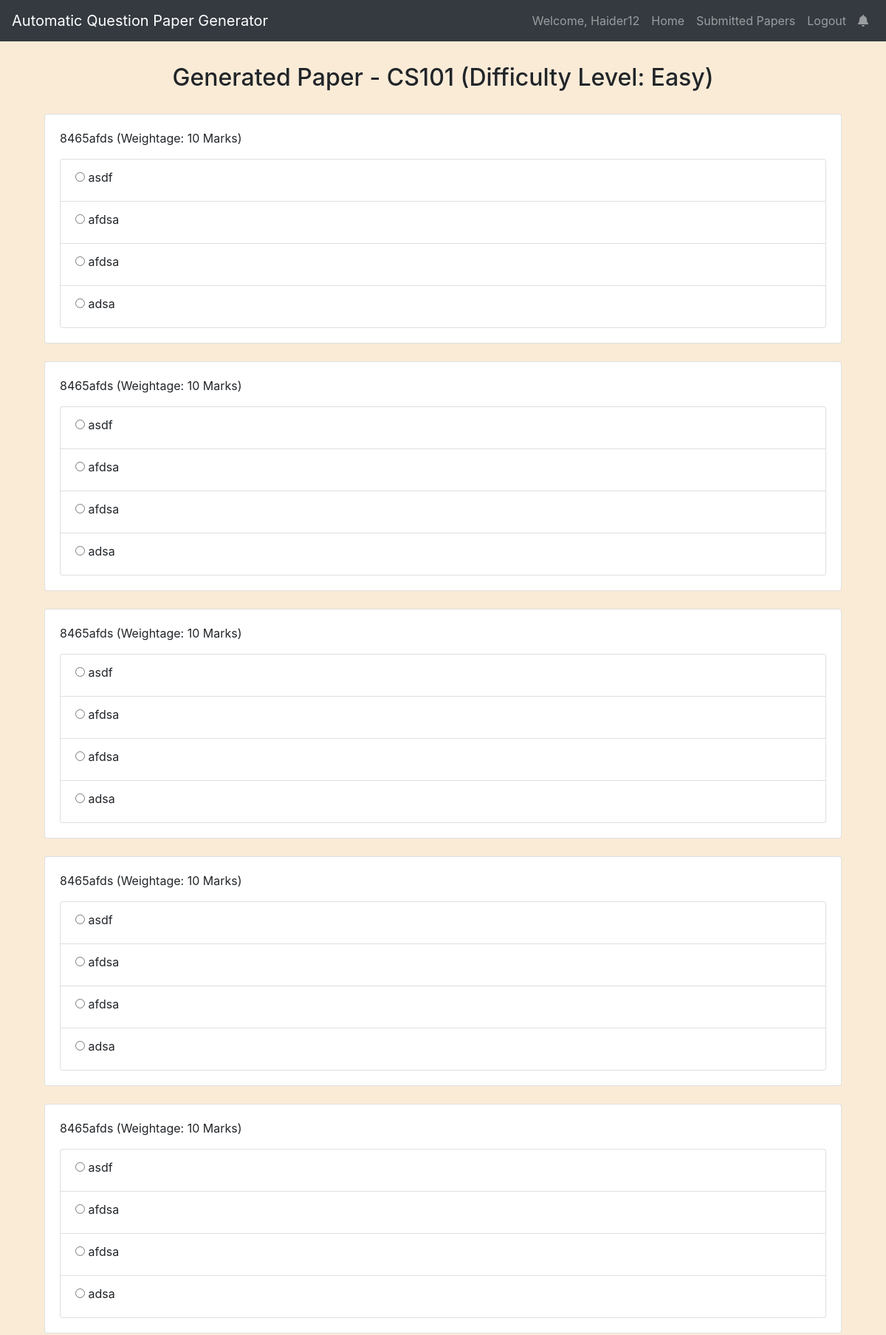
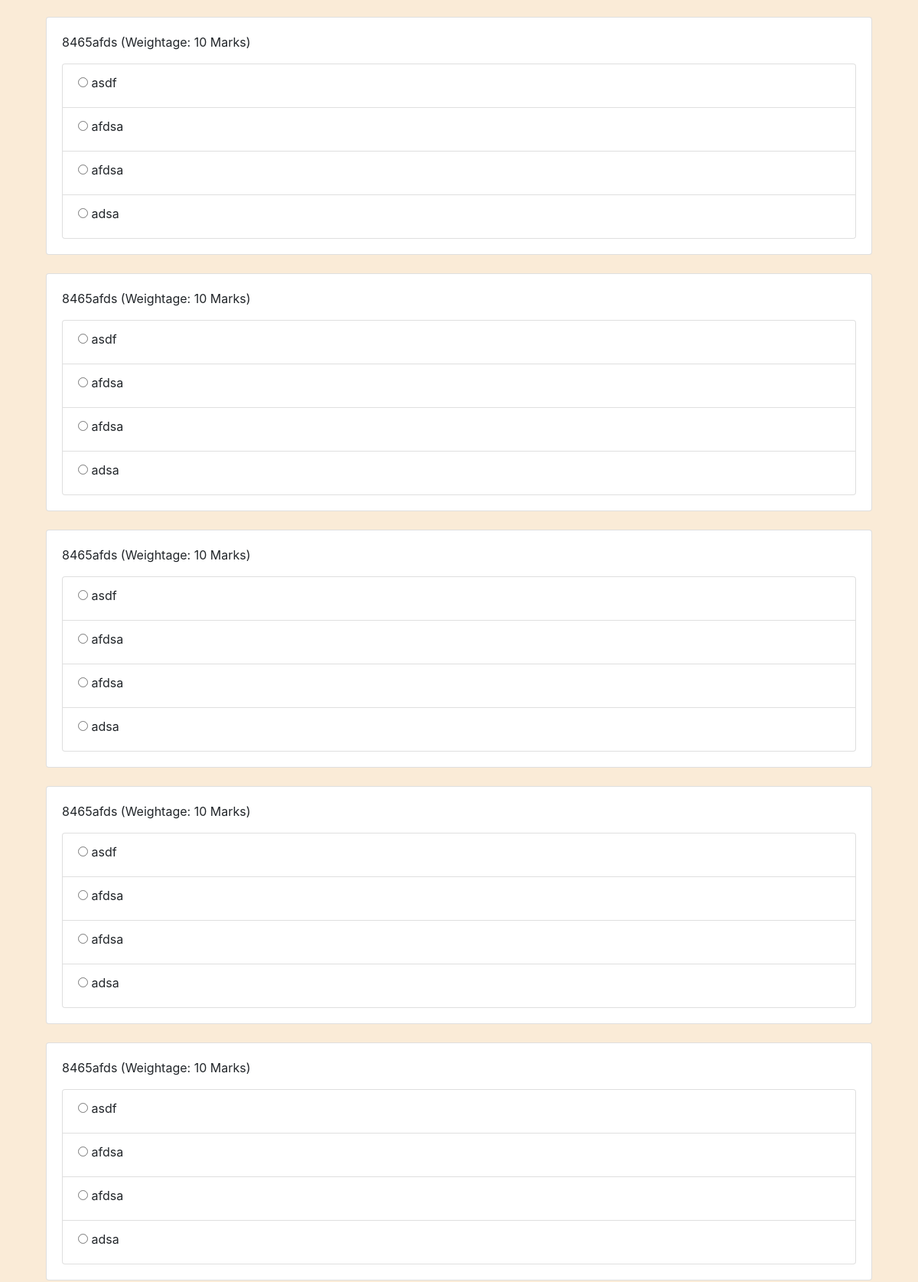
Page /generate-paper/1/Easy/ (signed in, upper part) on the committed database (2 pictures, top to bottom).
### myapp/models.py (models this page shows, shortened)
class Student(models.Model):
    StudentID = models.AutoField(primary_key=True)
    Username = models.CharField(max_length=255)
    Password = models.CharField(max_length=255)  # In a real-world scenario, use a more secure method for storing passwords
    Email = models.EmailField()
    DegreeProgramID = models.ForeignKey(DegreeProgram, on_delete=models.CASCADE)

class Course(models.Model):
    CourseID = models.AutoField(primary_key=True)
    DegreeProgramID = models.ForeignKey(DegreeProgram, on_delete=models.CASCADE)
    CourseName = models.CharField(max_length=255)
    Teacher = models.ForeignKey(Teacher, on_delete=models.CASCADE, default=1)

class Question(models.Model):
    DifficultyLevelChoices = [
        ('Easy', 'Easy'),
        ('Medium', 'Medium'),
        ('Difficult', 'Difficult'),
    ]
    QuestionID = models.AutoField(primary_key=True)
    QuestionText = models.TextField()
    Option1 = models.CharField(max_length=255)
    Option2 = models.CharField(max_length=255)
    Option3 = models.CharField(max_length=255)
    Option4 = models.CharField(max_length=255)
    CorrectOption = models.CharField(max_length=255)
    DifficultyLevel = models.CharField(max_length=10, choices=DifficultyLevelChoices)
    Weightage = models.IntegerField()
    CourseID = models.ForeignKey(Course, on_delete=models.CASCADE)

### myapp/views.py (the view)
# urls.py: path('generate-paper/<int:course_id>/<str:difficulty_level>/', views.generate_paper, name='generate_paper'),
def generate_paper(request, course_id, difficulty_level):
    course = Course.objects.get(pk=course_id)
    questions = Question.objects.filter(CourseID=course, DifficultyLevel=difficulty_level)
    if not questions.exists():
        messages.error(request, f'No questions available for the {difficulty_level} difficulty level.')
        return redirect('course_details', course_id=course_id)
    selected_questions = choose_questions(questions)
    student_id = request.session.get('student_id')
    student = Student.objects.get(pk=student_id)
    questions_with_options = [
        {'question': question, 'options': [question.Option1, question.Option2, question.Option3, question.Option4]}
        for question in selected_questions
    ]
    return render(request, 'generated_paper.html', {'course': course, 'difficulty_level': difficulty_level, 'questions': questions_with_options, 'student': student})

### myapp/views.py (called while the page is built)
def choose_questions(questions):
    question_weights = [question.Weightage for question in questions]
    selected_questions = []
    total_weight = 0
    while total_weight < 100:
        chosen_question = random.choices(questions, weights=question_weights, k=1)[0]
        selected_questions.append(chosen_question)
        total_weight += chosen_question.Weightage
    return selected_questions

### templates/generated_paper.html (shortened to what this page needs)
{% extends 'base.html' %}
{% block content %}
<div class="container mt-4">
    <h2>Generated Paper - {{ course.CourseName }} (Difficulty Level: {{ difficulty_level }})</h2>
    <form action="{% url 'download_paper' course_id=course.CourseID difficulty_level=difficulty_level %}" method="post">
        {% for item in questions %}
            <div class="card mb-4">
                <div class="card-body">
                    <p class="card-text">{{ item.question.QuestionText }} (Weightage: {{ item.question.Weightage }} Marks)</p>
                    <ul class="list-group">
                        {% for option in item.options %}
                            <li class="list-group-item">
                                <label>
                                    <input type="radio" name="question_{{ item.question.QuestionID }}_answer" value="{{ option }}">
                                    {{ option }}
                                </label>
                            </li>
                        {% endfor %}
                    </ul>
                </div>
            </div>
        {% endfor %}
    </form>
</div>
{% endblock %}

### templates/base.html (shortened to what this page needs)
<!DOCTYPE html>
<html lang="en">
<head>
    <link rel="stylesheet" href="https://stackpath.bootstrapcdn.com/bootstrap/4.5.2/css/bootstrap.min.css">
    <link rel="stylesheet" href="https://cdnjs.cloudflare.com/ajax/libs/font-awesome/5.15.4/css/all.min.css">
</head>
<body>
<nav class="navbar navbar-expand-lg navbar-dark bg-dark">
    <a class="navbar-brand" href="{% url 'student_dashboard' %}">Automatic Question Paper Generator</a>
    <div class="collapse navbar-collapse" id="navbarNav">
        <ul class="navbar-nav ml-auto">
            {% if student %}
                <li class="nav-item">
                    <span class="nav-link">Welcome, {{ student.Username }}</span>
                </li>
                <li class="nav-item">
                    <a class="nav-link" href="{% url 'student_dashboard' %}">Home</a>
                </li>
                <li class="nav-item">
                    <a class="nav-link" href="{% url 'view_submitted_papers' %}">Submitted Papers</a>
                </li>
                <li class="nav-item">
                    <a class="nav-link" href="{% url 'logout' %}">Logout</a>
                </li>
                <li class="nav-item">
                    <a class="nav-link" href="{% url "view_notifications" %}">
                        <i class="fas fa-bell"></i>
                    </a>
                </li>
            {% endif %}
        </ul>
    </div>
</nav>
<div class="container mt-4">
    {% block content %}{% endblock %}
</div>
</body>
</html>

### templates/base.html (style rules this page uses)
body { background-color: antiquewhite; }
h1, h2 , h3 , h4 { margin: 30px; text-align: center; }

### rows in the picture
Student: Username "Haider12"
Course: CourseName "CS101"
Question: question.QuestionText "8465afds", question.Weightage "10", options "asdf" "afdsa" "afdsa" "adsa" "asdf" "afdsa" "afdsa" "adsa" "asdf" "afdsa" "afdsa" "adsa" "asdf" "afdsa" "afdsa" "adsa" "asdf" "afdsa" "afdsa" "adsa" "asdf" "afdsa" "afdsa" "adsa" "asdf" "afdsa" "afdsa" "adsa" "asdf" "afdsa" "afdsa" "adsa" "asdf" "afdsa" "afdsa" "adsa" "asdf" "afdsa" "afdsa" "adsa"

### other values in the picture
{{ difficulty_level }} "Easy"
